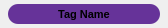
<?xml version="1.0" encoding="UTF-8"?>
<ui version="4.0">
 <class>TagChip</class>
 <widget class="QWidget" name="TagChip">
  <property name="geometry">
   <rect>
    <x>0</x>
    <y>0</y>
    <width>168</width>
    <height>28</height>
   </rect>
  </property>
  <property name="sizePolicy">
   <sizepolicy hsizetype="Minimum" vsizetype="Preferred">
    <horstretch>0</horstretch>
    <verstretch>0</verstretch>
   </sizepolicy>
  </property>
  <property name="minimumSize">
   <size>
    <width>108</width>
    <height>28</height>
   </size>
  </property>
  <property name="maximumSize">
   <size>
    <width>16777215</width>
    <height>28</height>
   </size>
  </property>
  <property name="font">
   <font>
    <pointsize>8</pointsize>
   </font>
  </property>
  <property name="windowTitle">
   <string>Form</string>
  </property>
  <property name="styleSheet">
   <string notr="true"/>
  </property>
  <layout class="QHBoxLayout" name="horizontalLayout">
   <property name="spacing">
    <number>4</number>
   </property>
   <property name="sizeConstraint">
    <enum>QLayout::SizeConstraint::SetMinimumSize</enum>
   </property>
   <property name="leftMargin">
    <number>8</number>
   </property>
   <property name="topMargin">
    <number>2</number>
   </property>
   <property name="rightMargin">
    <number>8</number>
   </property>
   <property name="bottomMargin">
    <number>2</number>
   </property>
   <item>
    <widget class="QPushButton" name="tagButton">
     <property name="minimumSize">
      <size>
       <width>0</width>
       <height>20</height>
      </size>
     </property>
     <property name="maximumSize">
      <size>
       <width>16777215</width>
       <height>20</height>
      </size>
     </property>
     <property name="font">
      <font>
       <pointsize>8</pointsize>
       <bold>true</bold>
      </font>
     </property>
     <property name="styleSheet">
      <string notr="true">background-color: rgb(102, 51, 153);
border-radius: 10px;</string>
     </property>
     <property name="text">
      <string>Tag Name</string>
     </property>
    </widget>
   </item>
  </layout>
 </widget>
 <resources/>
 <connections/>
</ui>
